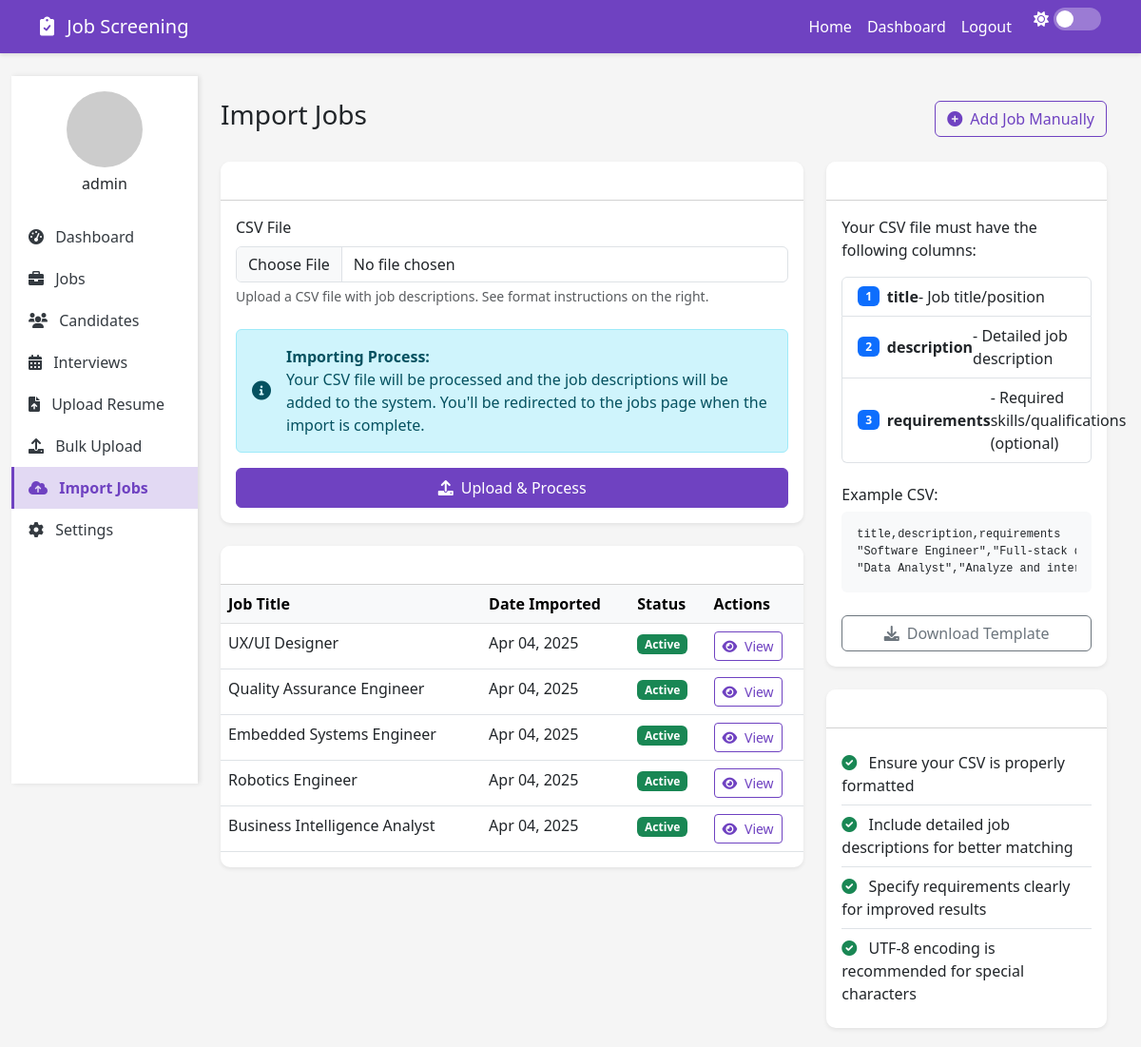
The page /import_jobs (signed in) on the database its author committed.
### database.py (models this page shows, shortened)
class User(db.Model, UserMixin):
    id = db.Column(db.Integer, primary_key=True)
    username = db.Column(db.String(100), unique=True, nullable=False)
    email = db.Column(db.String(120), unique=True, nullable=False)
    password_hash = db.Column(db.String(200), nullable=False)
    is_admin = db.Column(db.Boolean, default=False)
    created_at = db.Column(db.DateTime, default=datetime.utcnow)

class Job(db.Model):
    id = db.Column(db.Integer, primary_key=True)
    title = db.Column(db.String(200), nullable=False)
    description = db.Column(db.Text, nullable=False)
    requirements = db.Column(db.Text, nullable=True)
    created_at = db.Column(db.DateTime, default=datetime.utcnow)
    created_by = db.Column(db.Integer, db.ForeignKey('user.id'))
    candidates = db.relationship('Candidate', backref='job', lazy=True)

### app.py (the view, shortened to what this page needs)
@app.route('/import_jobs', methods=['GET', 'POST'])
@login_required
def import_jobs():
    recent_jobs = Job.query.order_by(Job.created_at.desc()).limit(5).all()
    return render_template('import_jobs.html', recent_jobs=recent_jobs)

### app.py (called while the page is built)
@login_manager.user_loader
def load_user(user_id):
    return User.query.get(int(user_id))

### templates/import_jobs.html (shortened to what this page needs)
{% extends "base.html" %}
{% block content %}
<div class="container-fluid">
    <div class="row">
        <div class="col-lg-2 col-md-3 px-0">
            <div class="sidebar py-3">
                <div class="text-center mb-4">
                    <img src="https://ui-avatars.com/api/?name={{ current_user.username }}&background=6f42c1&color=fff&size=128" alt="Profile" class="rounded-circle" width="80">
                    <h6 class="mt-2">{{ current_user.username }}</h6>
                </div>
                <a href="{{ url_for('dashboard') }}" class="sidebar-link">
                    <i class="fas fa-tachometer-alt me-2"></i> Dashboard
                </a>
                <a href="{{ url_for('jobs') }}" class="sidebar-link">
                    <i class="fas fa-briefcase me-2"></i> Jobs
                </a>
                <a href="{{ url_for('candidates') }}" class="sidebar-link">
                    <i class="fas fa-users me-2"></i> Candidates
                </a>
                <a href="{{ url_for('interviews') }}" class="sidebar-link">
                    <i class="fas fa-calendar-alt me-2"></i> Interviews
                </a>
                <a href="{{ url_for('upload_resume') }}" class="sidebar-link">
                    <i class="fas fa-file-upload me-2"></i> Upload Resume
                </a>
                <a href="{{ url_for('upload_multiple') }}" class="sidebar-link">
                    <i class="fas fa-upload me-2"></i> Bulk Upload
                </a>
                <a href="{{ url_for('import_jobs') }}" class="sidebar-link active">
                    <i class="fas fa-cloud-upload-alt me-2"></i> Import Jobs
                </a>
                <a href="{{ url_for('settings') }}" class="sidebar-link">
                    <i class="fas fa-cog me-2"></i> Settings
                </a>
            </div>
        </div>
        <div class="col-lg-10 col-md-9 ms-auto">
            <div class="container mt-4">
                <div class="d-flex justify-content-between align-items-center mb-4">
                    <h3>Import Jobs</h3>
                    <a href="{{ url_for('add_job') }}" class="btn btn-outline-primary">
                        <i class="fas fa-plus-circle me-2"></i>Add Job Manually
                    </a>
                </div>
                <div class="row">
                    <div class="col-lg-8">
                        <div class="card border-0 shadow-sm mb-4">
                            <div class="card-header bg-white">
                                <h5 class="mb-0">Upload Job Descriptions from CSV</h5>
                            </div>
                            <div class="card-body">
                                <form method="POST" action="{{ url_for('import_jobs') }}" enctype="multipart/form-data">
                                    <div class="mb-4">
                                        <label for="csv_file" class="form-label">CSV File</label>
                                        <input class="form-control" type="file" id="csv_file" name="csv_file" accept=".csv" required>
                                        <div class="form-text">Upload a CSV file with job descriptions. See format instructions on the right.</div>
                                    </div>
                                    <div class="alert alert-info">
                                        <div class="d-flex align-items-center">
                                            <i class="fas fa-info-circle fa-lg me-3"></i>
                                            <div>
                                                <strong>Importing Process:</strong>
                                                <p class="mb-0">Your CSV file will be processed and the job descriptions will be added to the system. You'll be redirected to the jobs page when the import is complete.</p>
                                            </div>
                                        </div>
                                    </div>
                                    <div class="d-grid">
                                        <button type="submit" class="btn btn-primary py-2">
                                            <i class="fas fa-upload me-2"></i>Upload & Process
                                        </button>
                                    </div>
                                </form>
                            </div>
                        </div>
                        <div class="card border-0 shadow-sm">
                            <div class="card-header bg-white">
                                <h5 class="mb-0">Recently Imported Jobs</h5>
                            </div>
                            <div class="card-body p-0">
                                <div class="table-responsive">
                                    <table class="table">
                                        <thead class="table-light">
                                            <tr>
                                                <th>Job Title</th>
                                                <th>Date Imported</th>
                                                <th>Status</th>
                                                <th>Actions</th>
                                            </tr>
                                        </thead>
                                        <tbody>
                                            {% if recent_jobs %}
                                            {% for job in recent_jobs %}
                                            <tr>
                                                <td>{{ job.title }}</td>
                                                <td>{{ job.created_at.strftime('%b %d, %Y') }}</td>
                                                <td><span class="badge bg-success">Active</span></td>
                                                <td>
                                                    <a href="{{ url_for('view_job', job_id=job.id) }}" class="btn btn-sm btn-outline-primary">
                                                        <i class="fas fa-eye me-1"></i> View
                                                    </a>
                                                </td>
                                            </tr>
                                            {% endfor %}
                                            {% else %}
                                            <tr>
                                                <td colspan="4" class="text-center py-4">
                                                    <p class="text-muted mb-0">No jobs have been imported yet</p>
                                                </td>
                                            </tr>
                                            {% endif %}
                                        </tbody>
                                    </table>
                                </div>
                            </div>
                        </div>
                    </div>
                    <div class="col-lg-4">
                        <div class="card border-0 shadow-sm mb-4">
                            <div class="card-header bg-white">
                                <h5 class="mb-0">CSV Format Instructions</h5>
                            </div>
                            <div class="card-body">
                                <p>Your CSV file must have the following columns:</p>
                                <ul class="list-group mb-4">
                                    <li class="list-group-item d-flex align-items-center">
                                        <span class="badge bg-primary me-2">1</span>
                                        <strong>title</strong> - Job title/position
                                    </li>
                                    <li class="list-group-item d-flex align-items-center">
                                        <span class="badge bg-primary me-2">2</span>
                                        <strong>description</strong> - Detailed job description
                                    </li>
                                    <li class="list-group-item d-flex align-items-center">
                                        <span class="badge bg-primary me-2">3</span>
                                        <strong>requirements</strong> - Required skills/qualifications (optional)
                                    </li>
                                </ul>
                                <h6>Example CSV:</h6>
                                <div class="bg-light p-3 rounded code-example">
                                    <pre class="mb-0">title,description,requirements
"Software Engineer","Full-stack developer...","Python, JavaScript"
"Data Analyst","Analyze and interpret...","SQL, Excel, Statistics"</pre>
                                </div>
                                <div class="d-grid mt-4">
                                    <a href="{{ url_for('download_template') }}" class="btn btn-outline-secondary">
                                        <i class="fas fa-download me-2"></i>Download Template
                                    </a>
                                </div>
                            </div>
                        </div>
                        <div class="card border-0 shadow-sm">
                            <div class="card-header bg-white">
                                <h5 class="mb-0">Tips</h5>
                            </div>
                            <div class="card-body">
                                <ul class="list-group list-group-flush">
                                    <li class="list-group-item px-0">
                                        <i class="fas fa-check-circle text-success me-2"></i>
                                        Ensure your CSV is properly formatted
                                    </li>
                                    <li class="list-group-item px-0">
                                        <i class="fas fa-check-circle text-success me-2"></i>
                                        Include detailed job descriptions for better matching
                                    </li>
                                    <li class="list-group-item px-0">
                                        <i class="fas fa-check-circle text-success me-2"></i>
                                        Specify requirements clearly for improved results
                                    </li>
                                    <li class="list-group-item px-0">
                                        <i class="fas fa-check-circle text-success me-2"></i>
                                        UTF-8 encoding is recommended for special characters
                                    </li>
                                </ul>
                            </div>
                        </div>
                    </div>
                </div>
            </div>
        </div>
    </div>
</div>
{% endblock %}

### templates/base.html (style rules this page uses)
:root { --primary-color: #6f42c1; --primary-light: #9a7ce3; --primary-dark: #5e35b1; --light-color: #f8f9fa; --dark-color: #343a40; }
body { font-family: 'Segoe UI', Tahoma, Geneva, Verdana, sans-serif; background-color: #f5f5f5; transition: background-color 0.3s ease, color 0.3s ease; }
.btn-primary { background-color: var(--primary-color); border-color: var(--primary-color); }
.btn-outline-primary { color: var(--primary-color); border-color: var(--primary-color); }
.card { border-radius: 10px; box-shadow: 0 4px 6px rgba(0, 0, 0, 0.1); margin-bottom: 20px; border: none; transition: background-color 0.3s ease, color 0.3s ease; }
.card-header { background-color: var(--primary-color); color: white; border-radius: 10px 10px 0 0 !important; }
.sidebar { background-color: white; min-height: calc(100vh - 56px); box-shadow: 2px 0 5px rgba(0, 0, 0, 0.1); transition: background-color 0.3s ease, color 0.3s ease; }
.sidebar-link { color: var(--dark-color); text-decoration: none; display: block; padding: 10px 15px; border-left: 3px solid transparent; transition: background-color 0.3s ease, color 0.3s ease; }
.sidebar-link.active { background-color: rgba(111, 66, 193, 0.2); color: var(--primary-color); border-left: 3px solid var(--primary-color); font-weight: bold; }

### templates/import_jobs.html (style rules this page uses)
.code-example { font-family: monospace; font-size: 0.85rem; overflow-x: auto; }

### rows shown on the page
User: username "admin"
Job: title "UX/UI Designer", created_at "Apr 04, 2025"
Job: title "Quality Assurance Engineer", created_at "Apr 04, 2025"
Job: title "Embedded Systems Engineer", created_at "Apr 04, 2025"
Job: title "Robotics Engineer", created_at "Apr 04, 2025"
Job: title "Business Intelligence Analyst", created_at "Apr 04, 2025"
